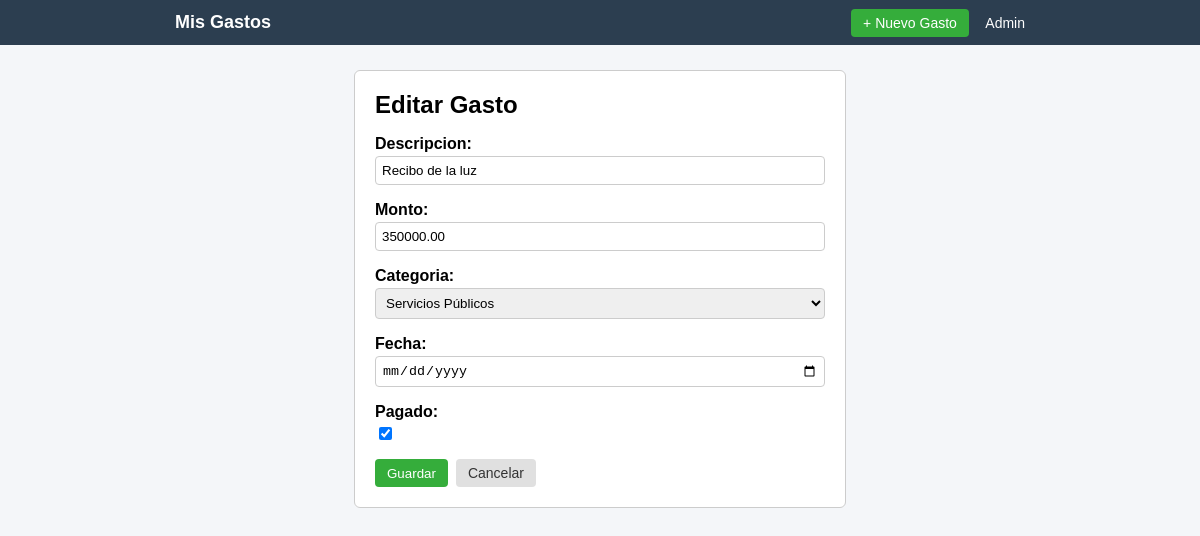
/gasto/8/editar/, run on the app's committed database.
### modulo/models.py (models this page shows, shortened)
class Gasto(models.Model):
    CATEGORIAS = [
        ('ALIMENTACION', 'Alimentación'),
        ('TRANSPORTE', 'Transporte'),
        ('SERVICIOS', 'Servicios Públicos'),
        ('EDUCACION', 'Educación'),
        ('ENTRETENIMIENTO', 'Entretenimiento'),
        ('SALUD', 'Salud'),
        ('OTROS', 'Otros'),
    ]
    usuario = models.ForeignKey(User, on_delete=models.CASCADE)
    descripcion = models.CharField(max_length=200)
    monto = models.DecimalField(max_digits=10, decimal_places=2)
    categoria = models.CharField(max_length=20, choices=CATEGORIAS, default='OTROS')
    fecha = models.DateField(default=timezone.now)
    pagado = models.BooleanField(default=True)
    class Meta:
        ordering = ['-fecha']

### modulo/views.py (the view)
# urls.py: path('gasto/<int:pk>/editar/', views.editar_gasto, name='editar_gasto'),
def editar_gasto(request, pk):
    gasto = get_object_or_404(Gasto, pk=pk)
    if request.method == 'POST':
        form = GastoForm(request.POST, instance=gasto)
        if form.is_valid():
            form.save()
            messages.success(request, "Gasto actualizado con éxito.")
            return redirect('detalle_gasto', pk=gasto.pk)
    else:
        form = GastoForm(instance=gasto)
    return render(request, 'modulo/gasto_form.html', {'form': form, 'titulo': 'Editar Gasto'})

### modulo/forms.py (shortened to what this page needs)
class GastoForm(forms.ModelForm):
    class Meta:
        model = Gasto
        fields = ['descripcion', 'monto', 'categoria', 'fecha', 'pagado']
        widgets = {
            'fecha': forms.DateInput(attrs={'type': 'date'}),
        }

### modulo/templates/modulo/gasto_form.html (shortened to what this page needs)
{% extends 'modulo/base.html' %}
{% load static %}
{% block extra_css %}
    <link rel="stylesheet" href="{% static 'modulo/css/formulario.css' %}">
{% endblock %}
{% block content %}
<div class="tarjeta-form">
    <h2>{{ titulo }}</h2>
    <form method="post">
        {{ form.as_p }}
        <div class="acciones">
            <button type="submit" class="btn-guardar">Guardar</button>
            <a href="{% url 'lista_gastos' %}" class="btn-cancelar">Cancelar</a>
        </div>
    </form>
</div>
{% endblock %}

### modulo/static/modulo/css/base.css (style rules this page uses)
body { font-family: sans-serif; margin: 0; background-color: #f4f6f9; }

### modulo/static/modulo/css/formulario.css (style rules this page uses)
.tarjeta-form { background-color: white; border: 1px solid #ccc; padding: 20px; max-width: 450px; margin: 20px auto; border-radius: 6px; }
.tarjeta-form h2 { margin-top: 0; margin-bottom: 15px; }
.tarjeta-form p { margin-bottom: 10px; }
.tarjeta-form label { display: block; font-weight: bold; margin-bottom: 3px; }
.tarjeta-form input[type="text"], .tarjeta-form input[type="number"], .tarjeta-form input[type="date"], .tarjeta-form select { width: 100%; padding: 6px; box-sizing: border-box; border: 1px solid #ccc; border-radius: 4px; }
.acciones { margin-top: 15px; display: flex; gap: 8px; }
.btn-guardar { background-color: #35ad3b; color: white; border: none; padding: 6px 12px; border-radius: 4px; cursor: pointer; }
.btn-cancelar { background-color: #e0e0e0; color: #333; text-decoration: none; padding: 6px 12px; border-radius: 4px; font-size: 14px; }

### data on the page
Gasto: descripcion "Recibo de la luz", monto "350000.00", categoria "Servicios Públicos", pagado "☑"

### other printed values
{{ titulo }} "Editar Gasto"
